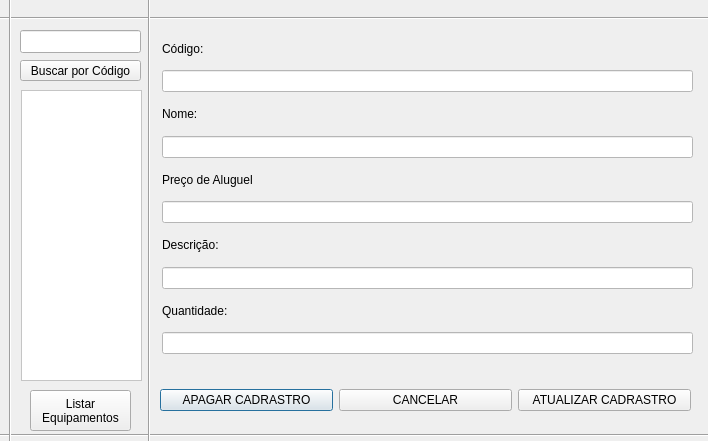
<?xml version="1.0" encoding="UTF-8"?>
<ui version="4.0">
 <class>AtualizarEquipamento</class>
 <widget class="QDialog" name="AtualizarEquipamento">
  <property name="geometry">
   <rect>
    <x>0</x>
    <y>0</y>
    <width>708</width>
    <height>441</height>
   </rect>
  </property>
  <property name="windowTitle">
   <string>Dialog</string>
  </property>
  <property name="styleSheet">
   <string notr="true"/>
  </property>
  <widget class="QListWidget" name="listWidget">
   <property name="geometry">
    <rect>
     <x>21</x>
     <y>90</y>
     <width>121</width>
     <height>291</height>
    </rect>
   </property>
   <property name="styleSheet">
    <string notr="true">background-color: rgb(255, 255, 255);</string>
   </property>
  </widget>
  <widget class="QWidget" name="layoutWidget">
   <property name="geometry">
    <rect>
     <x>160</x>
     <y>370</y>
     <width>531</width>
     <height>61</height>
    </rect>
   </property>
   <layout class="QHBoxLayout" name="horizontalLayout">
    <item>
     <widget class="QPushButton" name="ApagarButton">
      <property name="text">
       <string>APAGAR CADRASTRO</string>
      </property>
     </widget>
    </item>
    <item>
     <widget class="QPushButton" name="cancelarButton">
      <property name="text">
       <string>CANCELAR</string>
      </property>
     </widget>
    </item>
    <item>
     <widget class="QPushButton" name="atualizarButton">
      <property name="text">
       <string>ATUALIZAR CADRASTRO</string>
      </property>
     </widget>
    </item>
   </layout>
  </widget>
  <widget class="QLineEdit" name="lineCOD">
   <property name="geometry">
    <rect>
     <x>20</x>
     <y>30</y>
     <width>121</width>
     <height>23</height>
    </rect>
   </property>
  </widget>
  <widget class="QPushButton" name="BuscaButton">
   <property name="geometry">
    <rect>
     <x>20</x>
     <y>60</y>
     <width>121</width>
     <height>21</height>
    </rect>
   </property>
   <property name="text">
    <string>Buscar por Código</string>
   </property>
  </widget>
  <widget class="QPushButton" name="ListarButton">
   <property name="geometry">
    <rect>
     <x>30</x>
     <y>390</y>
     <width>101</width>
     <height>41</height>
    </rect>
   </property>
   <property name="text">
    <string>Listar
Equipamentos</string>
   </property>
  </widget>
  <widget class="Line" name="line">
   <property name="geometry">
    <rect>
     <x>-20</x>
     <y>10</y>
     <width>841</width>
     <height>16</height>
    </rect>
   </property>
   <property name="orientation">
    <enum>Qt::Horizontal</enum>
   </property>
  </widget>
  <widget class="Line" name="line_2">
   <property name="geometry">
    <rect>
     <x>0</x>
     <y>425</y>
     <width>781</width>
     <height>21</height>
    </rect>
   </property>
   <property name="orientation">
    <enum>Qt::Horizontal</enum>
   </property>
  </widget>
  <widget class="Line" name="line_3">
   <property name="geometry">
    <rect>
     <x>129</x>
     <y>-60</y>
     <width>41</width>
     <height>511</height>
    </rect>
   </property>
   <property name="orientation">
    <enum>Qt::Vertical</enum>
   </property>
  </widget>
  <widget class="Line" name="line_4">
   <property name="geometry">
    <rect>
     <x>-20</x>
     <y>-20</y>
     <width>61</width>
     <height>511</height>
    </rect>
   </property>
   <property name="orientation">
    <enum>Qt::Vertical</enum>
   </property>
  </widget>
  <widget class="QWidget" name="">
   <property name="geometry">
    <rect>
     <x>162</x>
     <y>33</y>
     <width>531</width>
     <height>321</height>
    </rect>
   </property>
   <layout class="QVBoxLayout" name="verticalLayout">
    <item>
     <widget class="QLabel" name="label_3">
      <property name="text">
       <string>Código:</string>
      </property>
     </widget>
    </item>
    <item>
     <widget class="QLineEdit" name="linecodigo">
      <property name="styleSheet">
       <string notr="true">background-color: rgb(255, 255, 255);</string>
      </property>
     </widget>
    </item>
    <item>
     <widget class="QLabel" name="label">
      <property name="text">
       <string>Nome:  </string>
      </property>
     </widget>
    </item>
    <item>
     <widget class="QLineEdit" name="linenome">
      <property name="styleSheet">
       <string notr="true">background-color: rgb(255, 255, 255);</string>
      </property>
     </widget>
    </item>
    <item>
     <widget class="QLabel" name="label_2">
      <property name="text">
       <string>Preço de Aluguel</string>
      </property>
     </widget>
    </item>
    <item>
     <widget class="QLineEdit" name="linepreco">
      <property name="styleSheet">
       <string notr="true">background-color: rgb(255, 255, 255);</string>
      </property>
     </widget>
    </item>
    <item>
     <widget class="QLabel" name="label_5">
      <property name="text">
       <string>Descrição:</string>
      </property>
     </widget>
    </item>
    <item>
     <widget class="QLineEdit" name="linedescricao">
      <property name="styleSheet">
       <string notr="true">background-color: rgb(255, 255, 255);</string>
      </property>
     </widget>
    </item>
    <item>
     <widget class="QLabel" name="label_10">
      <property name="text">
       <string>Quantidade:</string>
      </property>
     </widget>
    </item>
    <item>
     <widget class="QLineEdit" name="lineqtd">
      <property name="styleSheet">
       <string notr="true">background-color: rgb(255, 255, 255);</string>
      </property>
     </widget>
    </item>
   </layout>
  </widget>
  <zorder>layoutWidget</zorder>
  <zorder>listWidget</zorder>
  <zorder>layoutWidget</zorder>
  <zorder>lineCOD</zorder>
  <zorder>BuscaButton</zorder>
  <zorder>ListarButton</zorder>
  <zorder>line</zorder>
  <zorder>line_2</zorder>
  <zorder>line_3</zorder>
  <zorder>line_4</zorder>
 </widget>
 <resources/>
 <connections/>
</ui>
